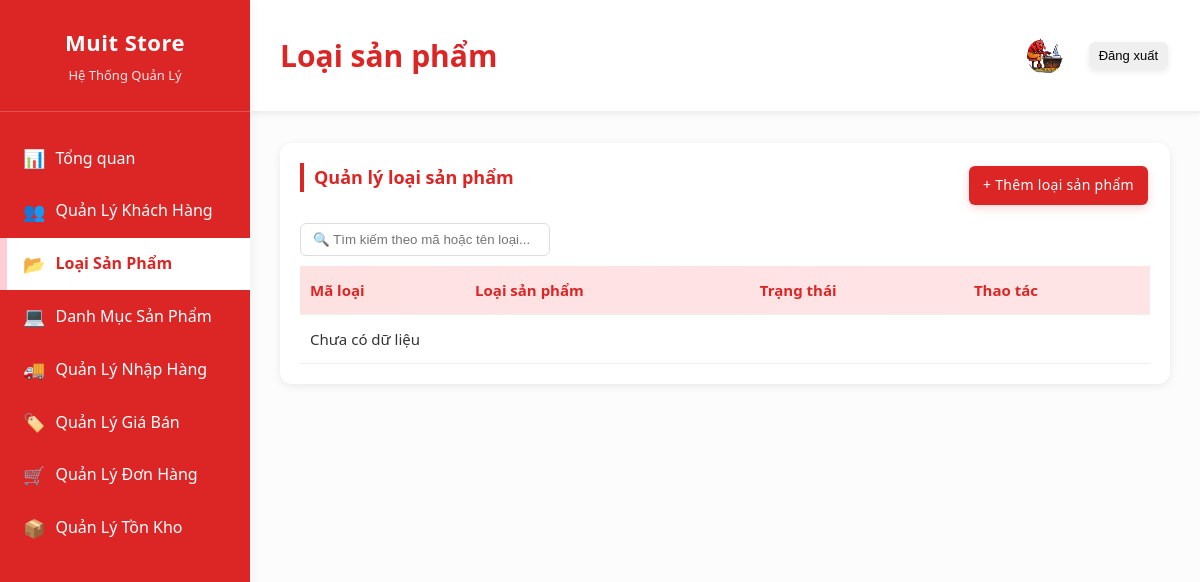
Before: /adminweb/webbb/html/categories.php (signed in) with the older database file.
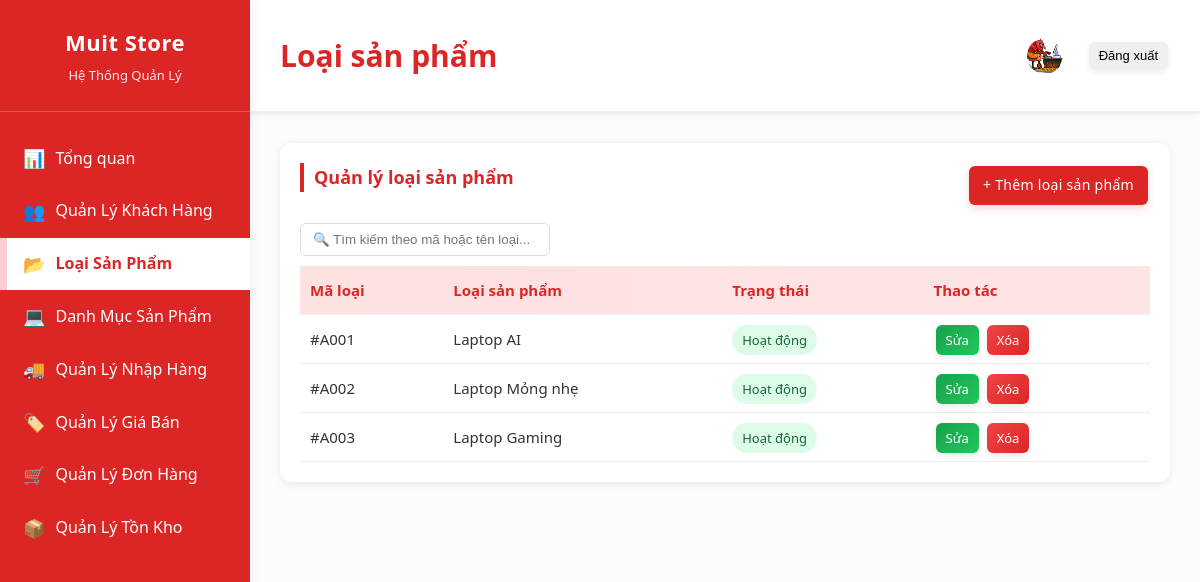
After: the same page with the newer database file.
### tables this page shows
CREATE TABLE `categories` (
  `id`     int(11)      NOT NULL AUTO_INCREMENT,
  `code`   varchar(10)  NOT NULL,
  `name`   varchar(255) NOT NULL,
  `status` tinyint(1)   DEFAULT 1,
  PRIMARY KEY (`id`)
);

### adminweb/webbb/html/categories.php (the view, shortened to what this page needs)
<?php
include("../../../config.php");
$sql = "SELECT * FROM categories ORDER BY id ASC";
$result = $conn->query($sql);
?>
<!doctype html>
<html lang="vi">
<head>
    <link rel="stylesheet" href="../css/style.css" />
</head>
<body>
    <div class="sidebar">
        <div class="logo">
            <h2>Muit Store</h2>
            <p>Hệ Thống Quản Lý</p>
        </div>
        <nav class="menu">
            <a href="index.php" class="menu-item"><span>📊</span> Tổng quan</a>
            <a href="./customers.php" class="menu-item"><span>👥</span> Quản Lý Khách Hàng</a>
            <a href="categories.php" class="menu-item active"><span>📂</span> Loại Sản Phẩm</a>
            <a href="./products.php" class="menu-item"><span>💻</span> Danh Mục Sản Phẩm</a>
            <a href="import.html" class="menu-item"><span>🚚</span> Quản Lý Nhập Hàng</a>
            <a href="price.html" class="menu-item"><span>🏷️</span> Quản Lý Giá Bán</a>
            <a href="orders.html" class="menu-item"><span>🛒</span> Quản Lý Đơn Hàng</a>
            <a href="inventory.html" class="menu-item"><span>📦</span> Quản Lý Tồn Kho</a>
        </nav>
    </div>
    <div class="main-content">
        <div class="top-bar">
            <h1>Loại sản phẩm</h1>
            <div class="info">
                <img src="../img/logo.png" alt="admin" />
                <button onclick="logout()">Đăng xuất</button>
            </div>
        </div>
        <div class="container">
            <div class="card">
                <div class="title">
                    <h3>Quản lý loại sản phẩm</h3>
                    <a href="#popupForm" class="head" onclick="openForm();">+ Thêm loại sản phẩm</a>
                </div>
                <div class="search">
                    <input type="text" id="searchInput" placeholder="🔍 Tìm kiếm theo mã hoặc tên loại..." onkeyup="searchTable()" />
                </div>
                <table id="categoryTable">
                    <thead>
                        <tr>
                            <th>Mã loại</th>
                            <th>Loại sản phẩm</th>
                            <th>Trạng thái</th>
                            <th>Thao tác</th>
                        </tr>
                    </thead>
                    <tbody>
                        <?php if ($result->num_rows > 0): ?>
                            <?php while ($row = $result->fetch_assoc()): ?>
                                <tr>
                                    <td>#<?php echo $row['code']; ?></td>
                                    <td><?php echo $row['name']; ?></td>
                                    <td>
                                        <span class="status <?php echo ($row['status'] ? 'status-active' : 'status-hidden'); ?>">
                                            <?php echo ($row['status'] ? 'Hoạt động' : 'Ẩn'); ?>
                                        </span>
                                    </td>
                                    <td>
                                        <a href="#popupForm" class="sua" onclick="editForm(<?php echo $row['id']; ?>, '<?php echo $row['code']; ?>', '<?php echo $row['name']; ?>', '<?php echo ($row['status'] ? 'Hoạt động' : 'Ẩn'); ?>')">Sửa</a>
                                        <a href="?delete=<?php echo $row['id']; ?>" class="xoa" onclick="return confirm('Bạn có chắc muốn xóa?')">Xóa</a>
                                    </td>
                                </tr>
                            <?php endwhile; ?>
                        <?php else: ?>
                            <tr>
                                <td colspan="4">Chưa có dữ liệu</td>
                            </tr>
                        <?php endif; ?>
                    </tbody>
                </table>
            </div>
        </div>
    </div>
</body>
</html>

### adminweb/webbb/css/style.css (style rules this page uses)
* { margin: 0; padding: 0; box-sizing: border-box; }
html { scroll-behavior: smooth; }
body { font-family: "Segoe UI", Tahoma, Geneva, Verdana, sans-serif; background: #f5f6fa; color: #333; line-height: 1.6; transition: background 0.3s, color 0.3s; }
.sidebar { position: fixed; left: 0; top: 0; width: 250px; height: 100vh; background: #dc2626; overflow-y: auto; z-index: 100; box-shadow: 2px 0 10px rgba(0, 0, 0, 0.05); }
.logo { padding: 25px 20px; background: #dc2626; border-bottom: 1px solid rgba(255, 255, 255, 0.2); text-align: center; }
.logo h2 { color: #fff; font-size: 22px; margin-bottom: 5px; letter-spacing: 0.5px; }
.logo p { color: #ffe4e6; font-size: 13px; }
.menu { padding: 20px 0; }
.menu-item { display: flex; align-items: center; padding: 12px 20px; color: #fff; text-decoration: none; transition: all 0.25s ease; border-left: 3px solid transparent; }
.menu-item span { margin-right: 10px; font-size: 18px; }
.menu-item.active { background: #fff; color: #dc2626; border-left-color: #fecdd3; font-weight: bold; box-shadow: inset 4px 0 0 #fecdd3; }
.main-content { margin-left: 250px; min-height: 100vh; background: #fcfcfc; opacity: 0; transform: translateY(10px); animation: mainContentFadeIn 0.5s ease-out forwards; transition: background 0.3s; }
.top-bar { height: 113px; background: #fff; padding: 20px 30px; border-bottom: 2px solid #f0f0f0; display: flex; justify-content: space-between; align-items: center; box-shadow: 0 2px 5px rgba(0, 0, 0, 0.05); }
.top-bar h1 { font-size: 30px; color: #dc2626; font-weight: bold; }
.search input { padding: 8px 12px; border: 1px solid #ddd; border-radius: 6px; width: 250px; }
.info { display: flex; align-items: center; gap: 12px; font-size: 14px; }
.info img { width: 36px; height: 36px; border-radius: 50%; object-fit: cover; }
.container { padding: 30px; }
.card { background: #fff; border-radius: 12px; padding: 20px; box-shadow: 0 2px 8px rgba(0, 0, 0, 0.08); transition: all 0.3s ease; }
.card h3 { margin-bottom: 16px; color: #dc2626; border-left: 4px solid #dc2626; padding-left: 10px; font-size: 18px; }
table { width: 100%; border-collapse: collapse; font-size: 15px; margin-top: 10px; }
thead { background: linear-gradient(to right, #fee2e2, #ffe4e6); color: #dc2626; text-align: left; }
th, td { padding: 12px 10px; border-bottom: 1px solid #eee; }
.status { padding: 6px 10px; border-radius: 20px; font-weight: 500; font-size: 13px; }
.status-active { background: #dcfce7; color: #166534; }
button, .btn-save, .btn-edit, .complete, .disable, .btn-search, .btn-reset, .sua, .xoa, .lock, .unlock, .head, .luu { padding: 6px 10px; border: none; border-radius: 6px; cursor: pointer; font-weight: 500; transition: all 0.25s ease; margin: 2px; font-size: 13px; box-shadow: 0 3px 6px rgba(0, 0, 0, 0.08); }
.btn-edit, .sua { background: linear-gradient(135deg, #16a34a, #22c55e); color: #fff; }
.xoa, .lock { background: linear-gradient(135deg, #ef4444, #dc2626); color: #fff; }
.head { background: #dc2626; color: #fff; padding: 8px 14px; font-size: 14px; letter-spacing: 0.3px; box-shadow: 0 3px 8px rgba(220, 38, 38, 0.2); text-decoration: none; }
.title { display: flex; justify-content: space-between; align-items: center; margin-bottom: 15px; }

### adminweb/webbb/html/categories.php (style rules this page uses)
a.head, a.sua, a.xoa { text-decoration: none; color: #fff; cursor: pointer; transition: color 0.2s; }

Changed rows visible on the page:
added categories: code "A001", name "Laptop AI", status "Hoạt động"
added categories: code "A002", name "Laptop Mỏng nhẹ", status "Hoạt động"
added categories: code "A003", name "Laptop Gaming", status "Hoạt động"
Other visible differences:
text no longer shown: "Chưa có dữ liệu"
